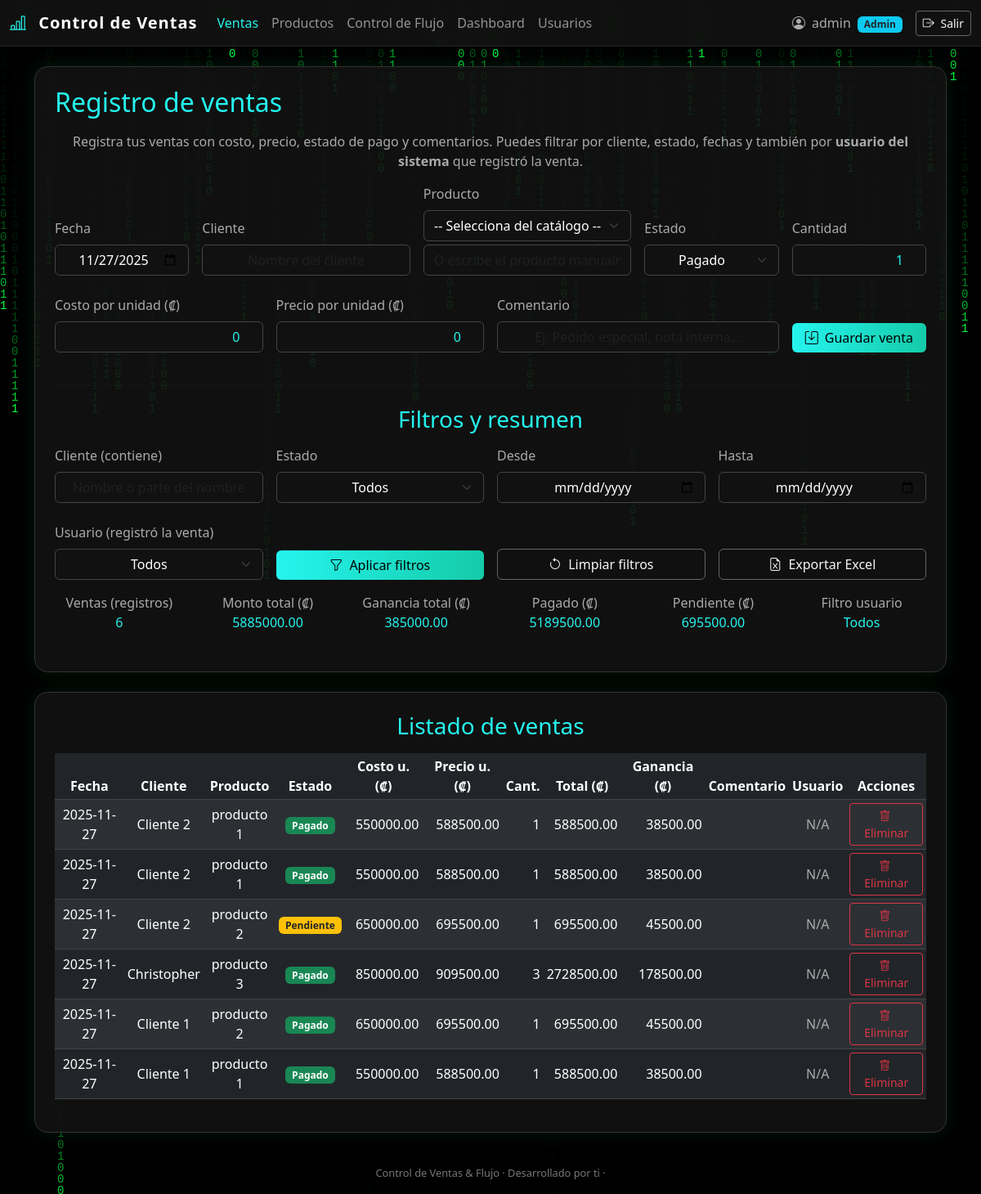
The app's page /ventas (signed in), older data.
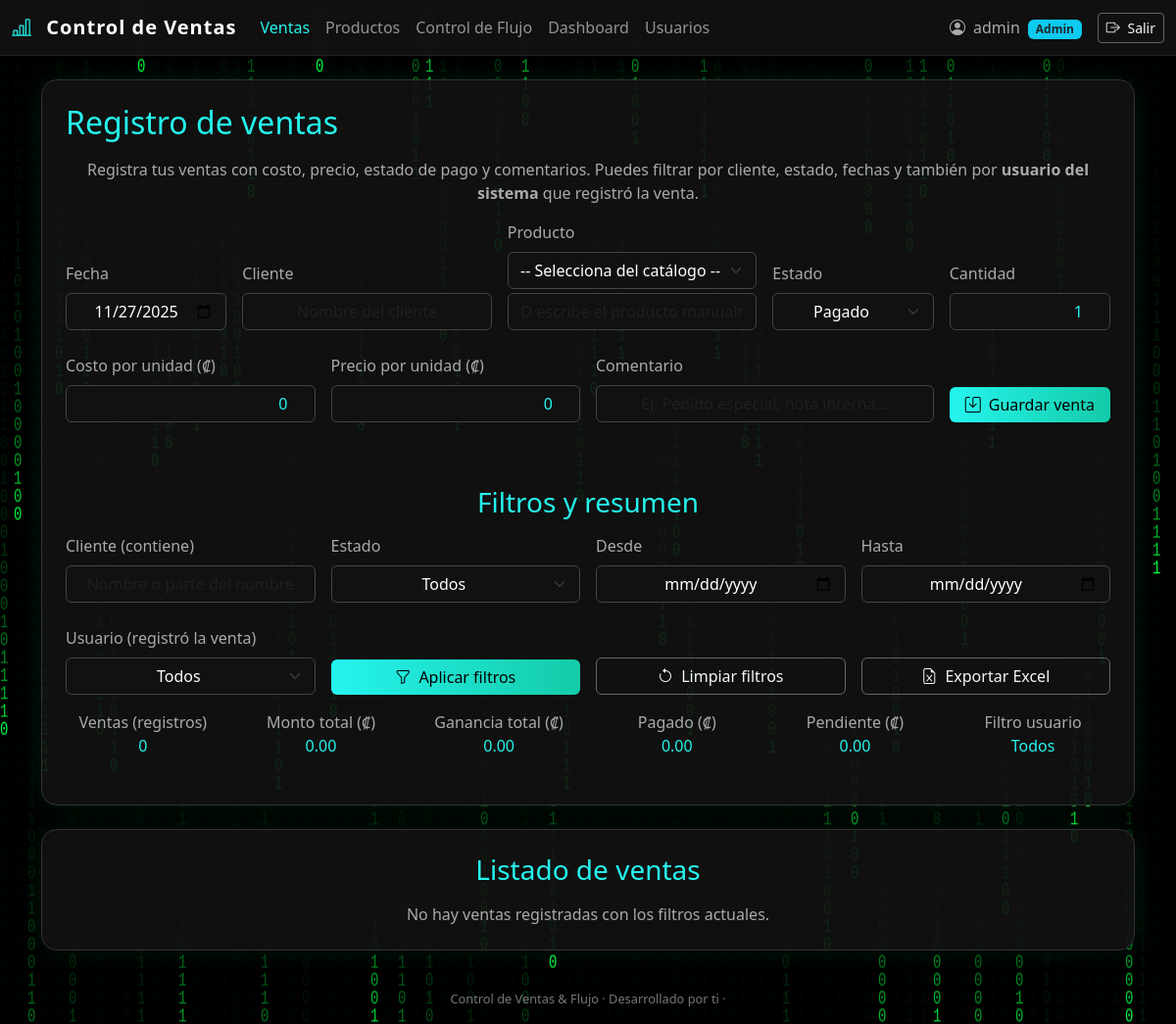
The same page, newer data.
### app.py (models this page shows)
class Sale(db.Model):
    id = db.Column(db.Integer, primary_key=True)
    date = db.Column(db.Date, nullable=False)
    name = db.Column(db.String(120), nullable=False)      # cliente
    product = db.Column(db.String(120), nullable=False)
    status = db.Column(db.String(20), nullable=False)     # Pagado / Pendiente
    cost_per_unit = db.Column(db.Float, default=0.0)
    price_per_unit = db.Column(db.Float, default=0.0)
    quantity = db.Column(db.Integer, default=1)
    total = db.Column(db.Float, default=0.0)
    profit = db.Column(db.Float, default=0.0)
    comment = db.Column(db.String(255))
    user_id = db.Column(db.Integer, db.ForeignKey("user.id"), nullable=True)
    user = db.relationship("User", backref="sales", lazy=True)

### app.py (the view, shortened to what this page needs)
@app.route("/ventas", methods=["GET", "POST"])
def ventas():
    if not session.get("user_id"):
        return redirect(url_for("login"))
    error = None
    success = request.args.get("success")
    filter_name = request.args.get("filter_name") or ""
    filter_status = request.args.get("filter_status") or ""
    date_from = request.args.get("date_from") or ""
    date_to = request.args.get("date_to") or ""
    filter_user_id = request.args.get("filter_user_id") or ""
    query = Sale.query
    query = apply_sales_filters(query, filter_name, filter_status, date_from, date_to)
    if filter_user_id:
        try:
            user_filter_id = int(filter_user_id)
            query = query.filter(Sale.user_id == user_filter_id)
        except ValueError:
            filter_user_id = ""
    sales = query.order_by(Sale.date.desc(), Sale.id.desc()).all()
    total_ventas = len(sales)
    total_monto = sum(float(s.total or 0) for s in sales)
    total_ganancia = sum(float(s.profit or 0) for s in sales)
    total_pagado = sum(float(s.total or 0) for s in sales if s.status == "Pagado")
    total_pendiente = sum(float(s.total or 0) for s in sales if s.status == "Pendiente")
    products = Product.query.order_by(Product.name).all()
    users = User.query.order_by(User.username).all()
    product_mapping = {
        p.name: {"cost": float(p.cost or 0), "price": float(p.price or 0)}
        for p in products
    }
    return render_template(
        "ventas.html",
        error=error,
        success=success,
        sales=sales,
        products=products,
        users=users,
        filter_name=filter_name,
        filter_status=filter_status,
        date_from=date_from,
        date_to=date_to,
        filter_user_id=filter_user_id,
        total_ventas=total_ventas,
        total_monto=total_monto,
        total_ganancia=total_ganancia,
        total_pagado=total_pagado,
        total_pendiente=total_pendiente,
        product_mapping=product_mapping,
    )

### app.py (called while the page is built)
def parse_date(value):
    if not value:
        return None
    try:
        return datetime.date.fromisoformat(value)
    except Exception:
        return None

def apply_sales_filters(query, filter_name, filter_status, date_from_str, date_to_str):
    if filter_name:
        like_pattern = f"%{filter_name}%"
        query = query.filter(Sale.name.ilike(like_pattern))
    if filter_status:
        query = query.filter(Sale.status == filter_status)
    date_from = parse_date(date_from_str)
    date_to = parse_date(date_to_str)
    if date_from:
        query = query.filter(Sale.date >= date_from)
    if date_to:
        query = query.filter(Sale.date <= date_to)
    return query

### templates/ventas.html (shortened to what the changed rows need)
{% extends "base.html" %}
{% block content %}
<div class="row">
    <div class="col-12">
        <div class="card p-4 mb-4">
            <h2 class="mb-3 text-accent">Registro de ventas</h2>
            <div class="row text-center">
                <div class="col-md-2 col-6 mb-2">
                    <p class="text-secondary-custom">
                        Ventas (registros)<br>
                        <span class="text-accent">{{ total_ventas }}</span>
                    </p>
                </div>
                <div class="col-md-2 col-6 mb-2">
                    <p class="text-secondary-custom">
                        Monto total (₡)<br>
                        <span class="text-accent">{{ "%.2f"|format(total_monto) }}</span>
                    </p>
                </div>
                <div class="col-md-2 col-6 mb-2">
                    <p class="text-secondary-custom">
                        Ganancia total (₡)<br>
                        <span class="text-accent">{{ "%.2f"|format(total_ganancia) }}</span>
                    </p>
                </div>
                <div class="col-md-2 col-6 mb-2">
                    <p class="text-secondary-custom">
                        Pagado (₡)<br>
                        <span class="text-accent">{{ "%.2f"|format(total_pagado) }}</span>
                    </p>
                </div>
                <div class="col-md-2 col-6 mb-2">
                    <p class="text-secondary-custom">
                        Pendiente (₡)<br>
                        <span class="text-accent">{{ "%.2f"|format(total_pendiente) }}</span>
                    </p>
                </div>
            </div>
        </div>
    </div>
</div>
<div class="row">
    <div class="col-12">
        <div class="card p-4">
            <h3 class="mb-3 text-accent text-center">Listado de ventas</h3>
            {% if sales and sales|length > 0 %}
                <div class="table-responsive">
                    <table class="table table-dark table-striped table-sm align-middle">
                        <thead>
                            <tr class="text-center">
                                <th>Fecha</th>
                                <th>Cliente</th>
                                <th>Producto</th>
                                <th>Estado</th>
                                <th>Costo u. (₡)</th>
                                <th>Precio u. (₡)</th>
                                <th>Cant.</th>
                                <th>Total (₡)</th>
                                <th>Ganancia (₡)</th>
                                <th>Comentario</th>
                                <th>Usuario</th>
                                <th>Acciones</th>
                            </tr>
                        </thead>
                        <tbody>
                            {% for s in sales %}
                                <tr>
                                    <td class="text-center">{{ s.date }}</td>
                                    <td class="text-center">{{ s.name }}</td>
                                    <td class="text-center">{{ s.product }}</td>
                                    <td class="text-center">
                                        {% if s.status == 'Pagado' %}
                                            <span class="badge bg-success">Pagado</span>
                                        {% else %}
                                            <span class="badge bg-warning text-dark">Pendiente</span>
                                        {% endif %}
                                    </td>
                                    <td class="text-end">{{ "%.2f"|format(s.cost_per_unit) }}</td>
                                    <td class="text-end">{{ "%.2f"|format(s.price_per_unit) }}</td>
                                    <td class="text-end">{{ s.quantity }}</td>
                                    <td class="text-end text-accent">{{ "%.2f"|format(s.total) }}</td>
                                    <td class="text-end text-accent">{{ "%.2f"|format(s.profit) }}</td>
                                    <td class="text-center">{{ s.comment or "" }}</td>
                                    <td class="text-center">
                                        {% if s.user %}
                                            {{ s.user.username }}
                                        {% else %}
                                            <span class="text-secondary-custom">N/A</span>
                                        {% endif %}
                                    </td>
                                    <td class="text-center">
                                        <form
                                            method="post"
                                            action="{{ url_for('delete_sale', sale_id=s.id) }}"
                                            class="d-inline"
                                            onsubmit="return doubleConfirm(
                                                '¿Seguro que deseas eliminar esta venta?',
                                                'Esta acción es permanente. ¿Confirmas que deseas continuar?'
                                            );"
                                        >
                                            <button type="submit" class="btn btn-sm btn-outline-danger">
                                                <i class="bi bi-trash me-1"></i> Eliminar
                                            </button>
                                        </form>
                                    </td>
                                </tr>
                            {% endfor %}
                        </tbody>
                    </table>
                </div>
            {% else %}
                <p class="text-secondary-custom text-center mb-0">
                    No hay ventas registradas con los filtros actuales.
                </p>
            {% endif %}
        </div>
    </div>
</div>
{% endblock %}

Row changes from the older to the newer data that the page shows:
removed Sale: date "2025-11-27", name "Cliente 2", product "producto 1", status "Pagado", cost_per_unit "550000.00", price_per_unit "588500.00", quantity "1", total "588500.00", profit "38500.00"
removed Sale: date "2025-11-27", name "Cliente 2", product "producto 1", status "Pagado", cost_per_unit "550000.00", price_per_unit "588500.00", quantity "1", total "588500.00", profit "38500.00"
removed Sale: date "2025-11-27", name "Cliente 2", product "producto 2", status "Pendiente", cost_per_unit "650000.00", price_per_unit "695500.00", quantity "1", total "695500.00", profit "45500.00"
removed Sale: date "2025-11-27", name "Christopher", product "producto 3", status "Pagado", cost_per_unit "850000.00", price_per_unit "909500.00", quantity "3", total "2728500.00", profit "178500.00"
removed Sale: date "2025-11-27", name "Cliente 1", product "producto 2", status "Pagado", cost_per_unit "650000.00", price_per_unit "695500.00", quantity "1", total "695500.00", profit "45500.00"
removed Sale: date "2025-11-27", name "Cliente 1", product "producto 1", status "Pagado", cost_per_unit "550000.00", price_per_unit "588500.00", quantity "1", total "588500.00", profit "38500.00"
Text that changed along with them:
{{ total_ventas }}: "6" → "0"
{{ "%.2f"|format(total_monto) }}: "5885000.00" → "0.00"
{{ "%.2f"|format(total_ganancia) }}: "385000.00" → "0.00"
{{ "%.2f"|format(total_pagado) }}: "5189500.00" → "0.00"
{{ "%.2f"|format(total_pendiente) }}: "695500.00" → "0.00"
text no longer shown: "Fecha Cliente Producto Estado Costo u. (₡) Precio u. (₡) Cant. Total (₡) Ganancia (₡) Comentario Usuario Acciones"
text now shown: "No hay ventas registradas con los filtros actuales."
